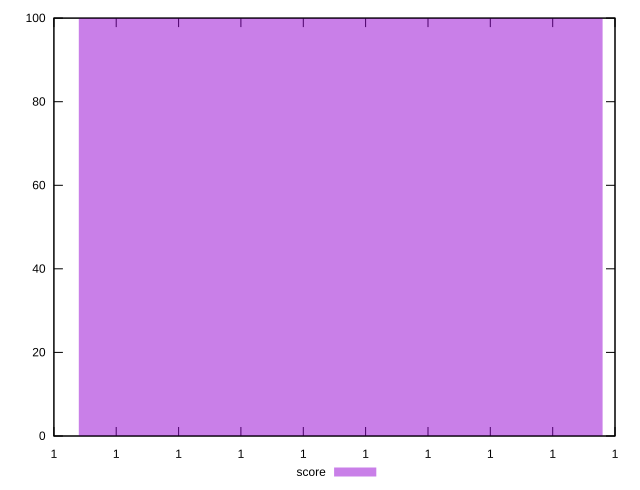

Write gnuplot code to recreate this figure.
reset

$score <<EOF
0.9999999641339999 100
EOF

set key outside below
set boxwidth 1e-12
set xrange [0.9899999641342965:1.0099999641342965]
set yrange [0:100]
set style fill transparent solid 0.5 noborder
set terminal svg size 640, 490 enhanced background rgb 'white'
set output "report_00007_2020-12-11T15:55:29.892Z/max-potential-fid/samples/pages+cached+noexternal+nocss/score/histogram.svg"

plot $score title "score" with boxes

reset
